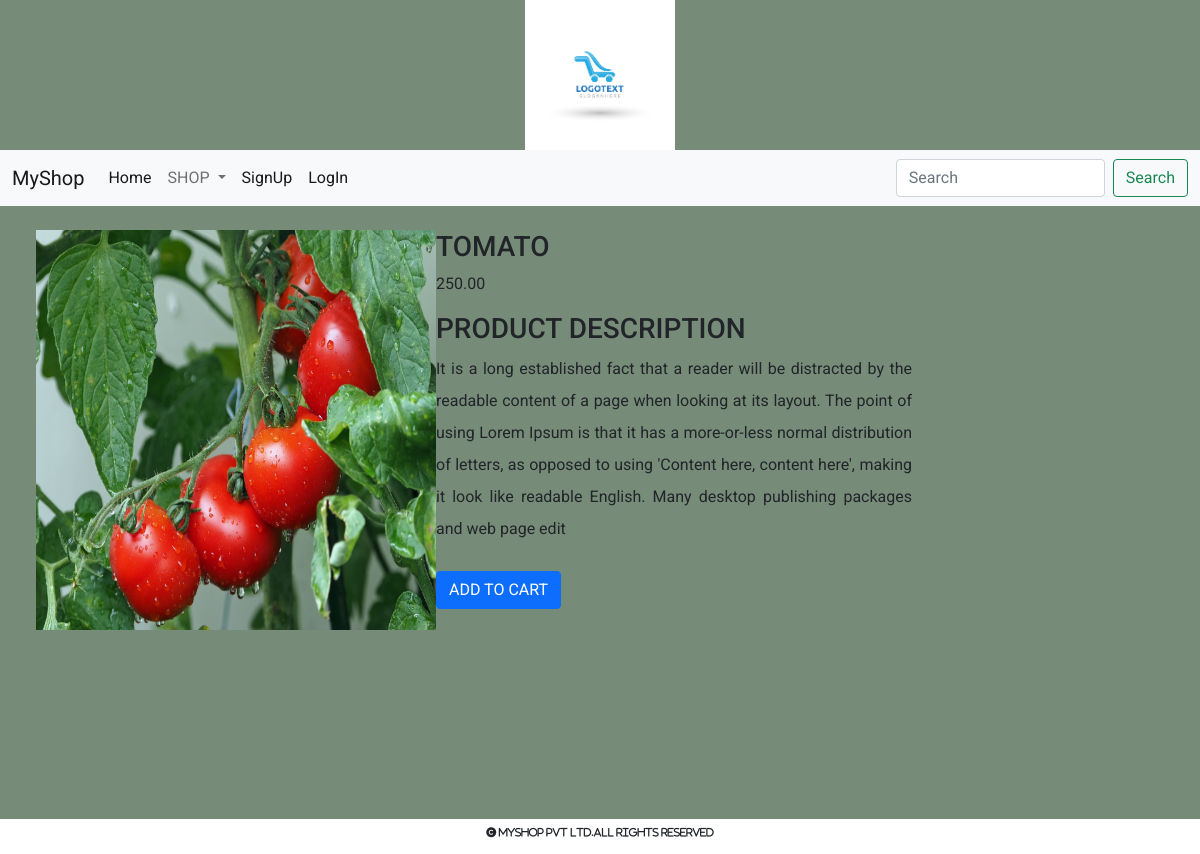
Page /prodetails/tomato on the committed database.
### shop/models.py (models this page shows, shortened)
class Products(models.Model):
    name = models.CharField(max_length=250, unique=True)
    slug = models.CharField(max_length=250, unique=True)
    description = models.TextField(blank=True)
    image = models.ImageField(upload_to='shop/products', blank=True, null=True)
    price = models.DecimalField(max_digits=10, decimal_places=2)
    category = models.ForeignKey(Category, on_delete=models.CASCADE)
    stock = models.IntegerField()
    available = models.BooleanField(default=True)
    created = models.DateTimeField(auto_now_add=True)
    updated = models.DateTimeField(auto_now=True)

### shop/views.py (the view)
# urls.py: path('prodetails/<slug:p>', views.prodetails, name='prodetails'),
def prodetails(request, p):
    c = Products.objects.get(slug=p)
    return render(request, 'details.html', {'c': c})

### cart/context_processors.py (called while the page is built, shortened)
def counter(request):
    item_count = 0
    return {'count': item_count}

### shop/context_processors.py (called while the page is built)
def menu_links(request):
    c = Category.objects.all()
    return {'links':c}

### templates/details.html
{% extends 'base.html' %}
{% load static %}
{% block content %}
<div class="container-fluid m-4" style="margin-bottom:100px">
    <div class="row">
        <div class="col-md-4  " style="height:600px;">
            <img src="{{ c.image.url }}" style="height:400px;width:400px">
        </div>
        <div class="col-md-5 " style="height:600px;">
            <h3 class="text-uppercase">{{ c.name }}</h3>
            <p>{{c.price}}</p>
            <h3>PRODUCT DESCRIPTION</h3>
            <P style=" text-align:justify;line-height:2">{{c.description}}</P>
            {% if user.username != 'admin' %}
              {% if c.stock <= 0 %}
                <h4>Out of stock</h4>
              {% else %}
                <h4 style="padding-top:10px;">
                    <a href="{% url 'cart:add_to_cart' c.id %}" class="btn btn-primary">ADD TO CART</a>
                </h4>
              {% endif %}
            {% else %}
            {% if c.stock <= 0 %}
            <h4>Out of stock</h4>
            <a href="{% url 'admin:index' %}">Link to admin</a>
            {% endif %}
            {% endif %}
        </div>
    </div>
</div>
{% endblock %}

### static/css/custom.css (style rules this page uses)
body { margin: 0; padding: 0; background-color:#778B79; font-family: 'Caveat', cursive; font-family: 'Changa', sans-serif; font-family: 'Great Vibes', cursive; font-family: 'Roboto', sans-serif; }

### rows in the picture
Products: image (picture), name "TOMATO", price "250.00", description "It is a long established fact that a reader will be distracted by the readable content of a page when looking at its layout. The point of using Lorem Ipsum is that it has a more-or-less normal distribution of letters, as opposed to using 'Content here, content here', making it look like readable English. Many desktop publishing packages and web page edit"
